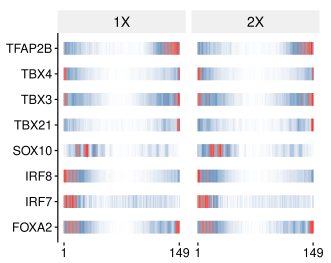

This figure's R source:
fjComm::clear_()

lig200=fjComm::nusel_get_200() %>% dplyr::filter(batch=="FJ45")

double_conc="B18 I14 L8 M6 B22 L13 D14 P13" %>% str_split(" ") %>% unlist()
normal_conc="A23 M2 L23 D18 A19 G8 B20 L11" %>% str_split(" ") %>% unlist()

double_conc_info= lig200 %>% dplyr::filter(pos %in% double_conc) %>% arrange(TF) %>% as_tibble() %>%  mutate(EMI=purrr::map(c4_EMI_file,read_csv), conc="double")
normal_conc_info= lig200 %>% dplyr::filter(pos %in% normal_conc) %>% arrange(TF) %>% as_tibble() %>%  mutate(EMI=purrr::map(c4_EMI_file,read_csv),conc="normal")

# # cp files
# targetDir="Reads/lig200/"
# dir.create(targetDir)
# file.copy(c(double_conc_info$c4_file %>% str_replace("200c4-([^-]*)-.*$","200c[1-4]-\\1-\\*") %>% Sys.glob()),targetDir)


data=rbind(double_conc_info,normal_conc_info) %>% dplyr::select(TF,EMI,conc)
data=unnest(data) %>% dplyr::filter(pos2-pos1==3)
data1= data %>% group_by(TF,conc) %>% mutate(topMIsum= squishQuan_normalize(topMIsum))  %>% ungroup() %>% mutate(conc=factor(conc,levels = c("normal","double"),labels = c("1X","2X")))

p=ggplot(data1)+ geom_tile(aes(pos1,TF, fill=topMIsum), height=0.5) + facet_wrap(~conc) + gg_theme_Publication() + scale_fill_gradientn(colours = gg_steelblue_red,guide = F) +
  theme(axis.title.x = element_blank(),axis.line.x = element_blank(),  axis.title.y = element_blank() , strip.text.x = element_text(size = 10))+scale_x_continuous(breaks = c(1,149))
print(p)

# gg_save_pdf(p, 10, 8, filename = "conc_effect")
gg_save_pdf(p, 8.4, 6.7, filename = "conc_effect")
